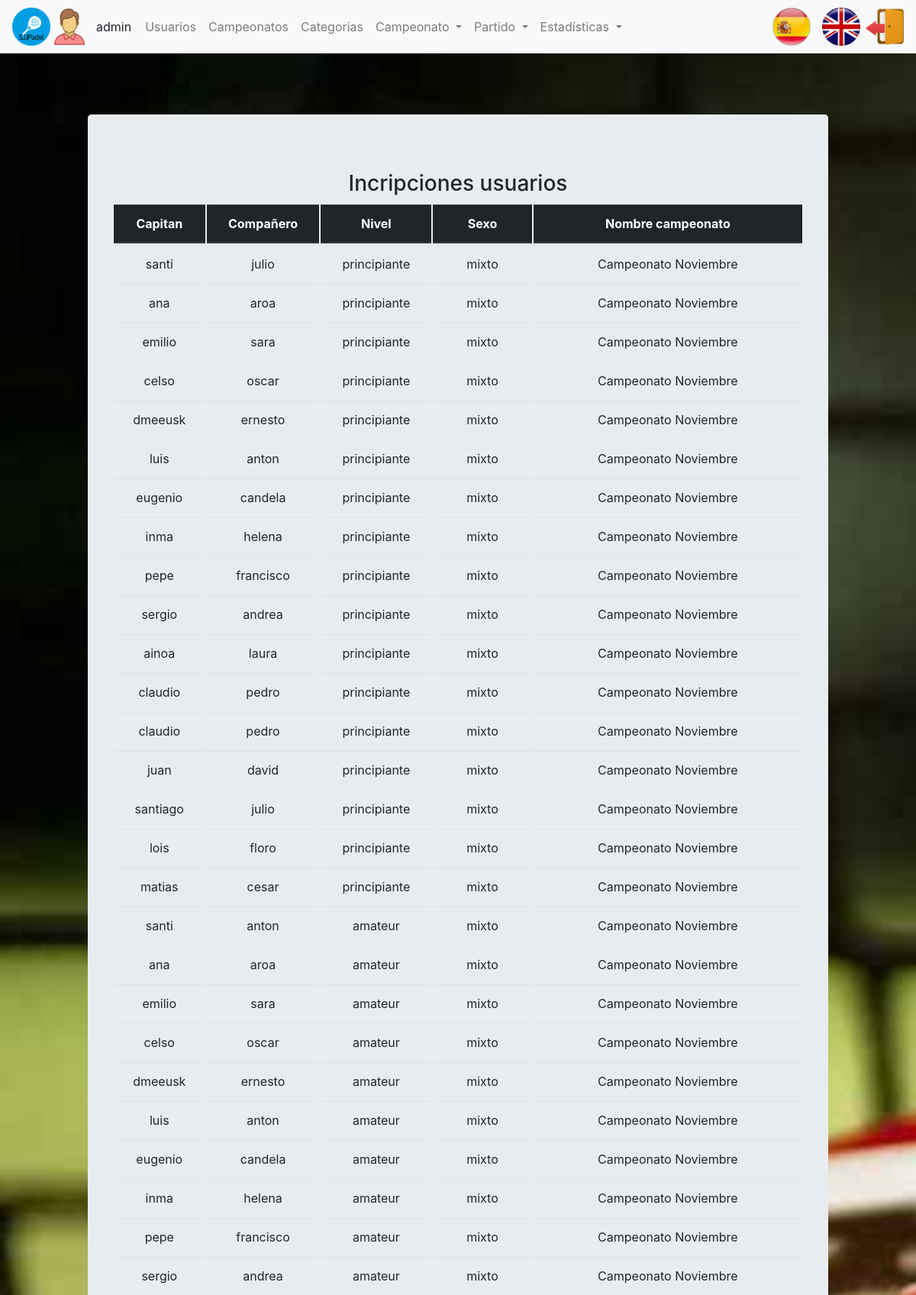
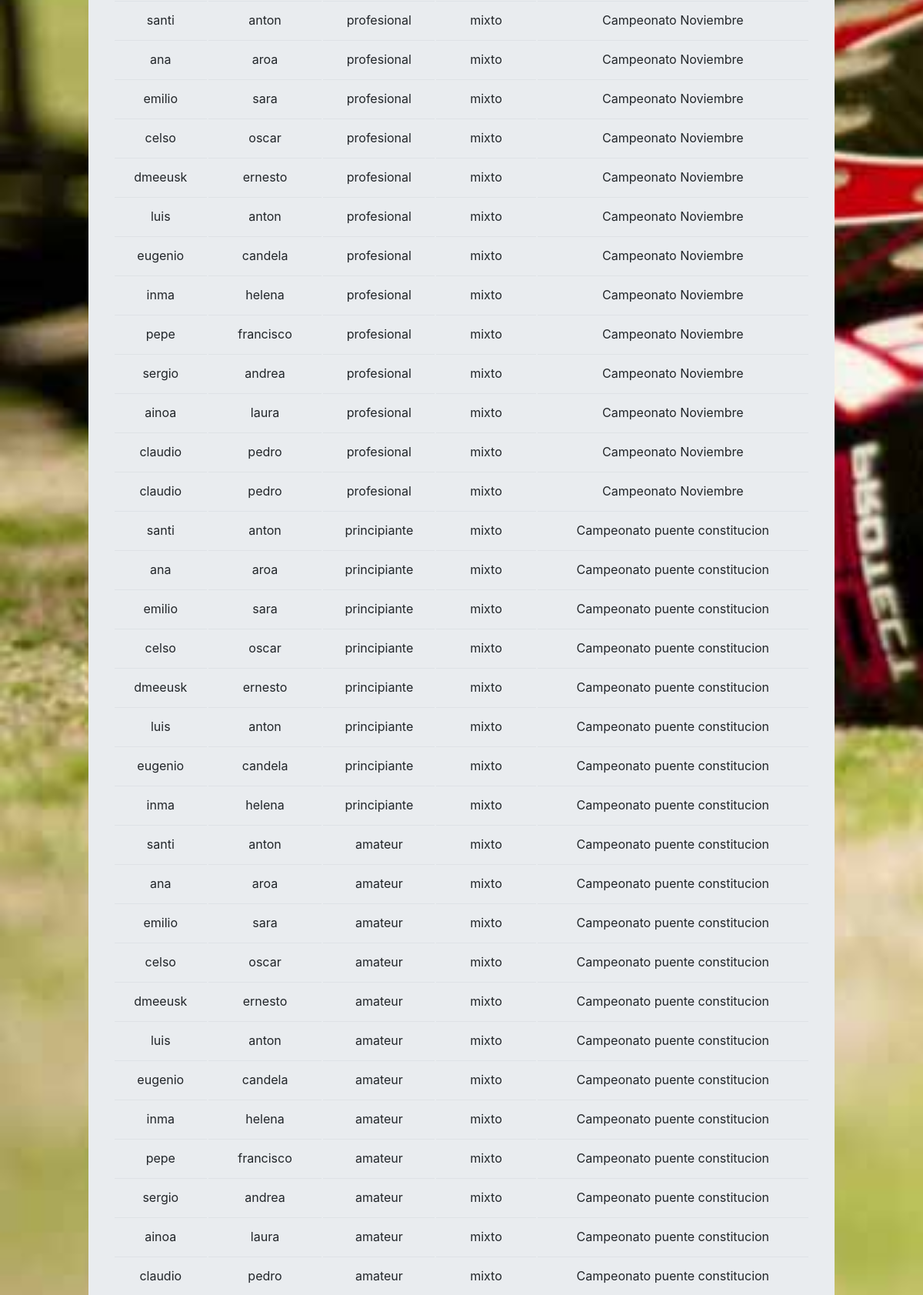
Screenshot of /index.php?controller=championship&action=showallInscriptionAllUsers (signed in, upper part) with the database file from the repository (2 pictures, top to bottom).
### tables this page shows
CREATE TABLE `usuario` (
  `login` varchar(20) NOT NULL,
  `nombre` varchar(20) NOT NULL,
  `apellidos` varchar(45) DEFAULT NULL,
  `pass` varchar(20) DEFAULT NULL,
  `rol` char(1) DEFAULT NULL,
  `genero` varchar(10) DEFAULT NULL
);

CREATE TABLE `campeonato` (
  `idCampeonato` int(11) NOT NULL,
  `fechaInicioInscripcion` date NOT NULL,
  `fechaFinInscripcion` date DEFAULT NULL,
  `fechaInicioCampeonato` date DEFAULT NULL,
  `fechaFinCampeonato` date DEFAULT NULL,
  `nombreCampeonato` varchar(45) DEFAULT NULL,
  `fase` enum('Inscripcion','Grupos','Cuartos','Semifinal','Final') NOT NULL
);

CREATE TABLE `pareja` (
  `idPareja` int(11) NOT NULL,
  `idCapitan` varchar(20) NOT NULL,
  `idCompañero` varchar(20) NOT NULL,
  `idCategoriaCampeonato` int(11) NOT NULL
);

CREATE TABLE `categoria` (
  `idCategoria` int(11) NOT NULL,
  `nivel` varchar(20) NOT NULL,
  `sexo` varchar(20) NOT NULL
);

### core/ViewManager.php (called while the page is built, shortened)
<?php
class ViewManager
{
    private $fragmentContents = array();
    private $variables = array();
    private $currentFragment = self::DEFAULT_FRAGMENT;
    private $layout = "default";
    private function saveCurrentFragment()
    {
        $this->fragmentContents[$this->currentFragment] .= ob_get_contents();
    }
    public function moveToFragment($name)
    {
        $this->currentFragment = $name;
    }
    public function getFragment($fragment, $default = "")
    {
        if (! isset($this->fragmentContents[$fragment])) {
            return $default;
        }
        return $this->fragmentContents[$fragment];
    }
    public function setVariable($varname, $value, $flash = false)
    {
        $this->variables[$varname] = $value;
    }
    public function getVariable($varname, $default = NULL)
    {
        if (! isset($this->variables[$varname])) {
            return $default;
        }
        return $this->variables[$varname];
    }
    public function render($controller, $viewname)
    {
        include (__DIR__ . "/../view/$controller/$viewname.php");
        $this->renderLayout();
    }
    private function renderLayout()
    {
        include (__DIR__ . "/../view/layouts/" . $this->layout . ".php");
    }
    private static $viewmanager_singleton = NULL;
    public static function getInstance()
    {
        if (self::$viewmanager_singleton == null) {
            self::$viewmanager_singleton = new ViewManager();
        }
        return self::$viewmanager_singleton;
    }
}

### controller/ChampionshipController.php (called while the page is built, shortened)
<?php
require_once (__DIR__ . "/../model/InscriptionUserChampionship.php");
require_once (__DIR__ . "/../model/InscriptionUserChampionshipMapper.php");
require_once (__DIR__ . "/../core/ViewManager.php");
require_once (__DIR__ . "/../controller/BaseController.php");
class ChampionshipController extends BaseController
{
    public function __construct()
    {
        parent::__construct();
        $this->inscriptionUserChampionshipMapper = new InscriptionUserChampionshipMapper();
    }
    public function showallInscriptionAllUsers()
    {
        $championships = $this->inscriptionUserChampionshipMapper->getAllInscriptionsInChampionship();
        $this->view->setVariable("championships", $championships);
        $this->view->render("championship", "showallInscriptionAllUsers");
    }
}

### index.php (called while the page is built, shortened)
<?php
function run()
{
    try {
        $controller = loadController($_GET["controller"]);
        $actionName = $_GET["action"];
        $controller->$actionName();
    } catch (Exception $ex) {
        die("An exception occured!!!!!" . $ex->getMessage());
    }
}
function loadController($controllerName)
{
    return new $controllerClassName();
}
run();
?>

### core/I18n.php (called while the page is built, shortened)
<?php
class I18n
{
    private $messages;
    public function setLanguage($language)
    {
        $this->messages = $i18n_messages;
    }
    public function i18n($key)
    {
        if (isset($this->messages[$key])) {
            return $this->messages[$key];
        } else {
            return $key;
        }
    }
    private static $i18n_singleton = null;
    public static function getInstance()
    {
        if (self::$i18n_singleton == NULL) {
            self::$i18n_singleton = new I18n();
        }
        return self::$i18n_singleton;
    }
}
function i18n($key)
{
    return I18n::getInstance()->i18n($key);
}

### model/InscriptionUserChampionship.php (called while the page is built, shortened)
<?php
class InscriptionUserChampionship
{
    private $idCaptain;
    private $idFellow;
    private $level;
    private $sex;
    private $nameChampionship;
    public function __construct($idPartner = NULL, $idCaptain = NULL, $idFellow = NULL, $level = NULL, $sex = NULL, $nameChampionship = NULL)
    {
        $this->idCaptain = $idCaptain;
        $this->idFellow = $idFellow;
        $this->level = $level;
        $this->sex = $sex;
        $this->nameChampionship = $nameChampionship;
    }
    public function getIdCaptain()
    {
        return $this->idCaptain;
    }
    public function getIdFellow()
    {
        return $this->idFellow;
    }
    public function getLevel()
    {
        return $this->level;
    }
    public function getSex()
    {
        return $this->sex;
    }
    public function getNameChampionship()
    {
        return $this->nameChampionship;
    }
}

### model/InscriptionUserChampionshipMapper.php (called while the page is built, shortened)
<?php
require_once (__DIR__ . "/../core/PDOConnection.php");
require_once (__DIR__ . "/../model/InscriptionUserChampionship.php");
class InscriptionUserChampionshipMapper
{
    private $db;
    public function __construct()
    {
        $this->db = PDOConnection::getInstance();
    }
    public function getAllInscriptionsInChampionship()
    {
        $stmt = $this->db->query("SELECT pa.idPareja,pa.idCapitan,pa.idCompañero,cat.nivel,cat.sexo,cam.nombreCampeonato
								FROM campeonato cam,categoria cat,categoriascampeonato cap,pareja pa
								WHERE cam.idCampeonato = cap.idCampeonato AND
      								  cat.idCategoria = cap.idCategoria AND
      								  cap.idCategoriasCampeonato = pa.idCategoriaCampeonato");
        $toret_db = $stmt->fetchAll(PDO::FETCH_ASSOC);
        $inscriptions = array();
        foreach ($toret_db as $datos) {
            array_push($inscriptions, new InscriptionUserChampionship($datos["idPareja"], $datos["idCapitan"], $datos["idCompañero"], $datos["nivel"], $datos["sexo"], $datos["nombreCampeonato"]));
        }
        return $inscriptions;
    }
}

### core/PDOConnection.php (called while the page is built)
<?php
class PDOConnection
{
    private static $dbhost = "localhost";
    private static $dbname = "sjjpadel";
    private static $dbuser = "abp";
    private static $dbpass = "abp";
    private static $db_singleton = null;
    public static function getInstance()
    {
        if (self::$db_singleton == null) {
            self::$db_singleton = new PDO("mysql:host=" . self::$dbhost . ";dbname=" . self::$dbname . ";charset=utf8",
            self::$dbuser, self::$dbpass, array(
                PDO::ATTR_EMULATE_PREPARES => false,
                PDO::ATTR_ERRMODE => PDO::ERRMODE_EXCEPTION
            ));
        }
        return self::$db_singleton;
    }
}
?>

### model/UserMapper.php (called while the page is built, shortened)
<?php
require_once (__DIR__ . "/../core/PDOConnection.php");
class UserMapper
{
    private $db;
    public function __construct()
    {
        $this->db = PDOConnection::getInstance();
    }
    public function getDatos($login)
    {
        $stmt = $this->db->prepare("SELECT * FROM usuario where login=?");
        $stmt->execute(array(
            $login
        ));
        $toret_db = $stmt->fetchAll(PDO::FETCH_ASSOC);
        $user = null;
        foreach ($toret_db as $datos) {
            $user = new User($datos['login'], $datos['nombre'], $datos['apellidos'], $datos['pass'], $datos['rol'], $datos['genero']);
        }
        return $user;
    }
}

### controller/BaseController.php (called while the page is built, shortened)
<?php
require_once (__DIR__ . "/../core/ViewManager.php");
require_once (__DIR__ . "/../core/I18n.php");
require_once (__DIR__ . "/../model/User.php");
require_once (__DIR__ . "/../model/UserMapper.php");
class BaseController
{
    public function __construct()
    {
        if (isset($_SESSION["currentuser"])) {
            $userMapper = new UserMapper();
            $datosUser = $userMapper->getDatos($_SESSION["currentuser"]);
        }
    }
}

### view/championship/showallInscriptionAllUsers.php (the view, shortened to what this page needs)
<?php
require_once (__DIR__ . "/../../core/ViewManager.php");
$view = ViewManager::getInstance();
$championships = $view->getVariable("championships");
$cabecera = array(
    "Captain",
    "Fellow",
    "Level",
    "Sex",
    "Name championship"
);
?>
<h3><?= i18n("Inscriptions users"); ?></h3>
<table class="table">
	<thead class="thead-dark">
		<tr>
      <?php foreach( $cabecera as $valor ) { ?>
        <th scope="col">
          <?php echo i18n( $valor ); ?>
        </th>
      <?php } ?>
    </tr>
	</thead>
	<tbody>
      <?php foreach( $championships as $championship ) {  ?>
        <tr>
			<td>
              <?php echo $championship->getIdCaptain() ; ?>
            </td>
			<td>
              <?php echo $championship->getIdFellow() ; ?>
            </td>
			<td>
              <?php echo $championship->getLevel() ; ?>
            </td>
			<td>
              <?php echo $championship->getSex() ; ?>
            </td>
			<td>
              <?php echo $championship->getNameChampionship() ; ?>
            </td>
		</tr>
      <?php } ?>
  </tbody>
</table>

### view/layouts/default.php (shortened to what this page needs)
<?php
$view = ViewManager::getInstance();
$currentuser = $view->getVariable("currentusername");
$currentGender = $view->getVariable("currentGender");
$currentRol = $view->getVariable("currentRol");
?>
<!DOCTYPE html>
<html lang="en">
<head>
<link rel="stylesheet"
	href="https://maxcdn.bootstrapcdn.com/bootstrap/4.0.0/css/bootstrap.min.css"
>
<link rel="stylesheet"
	href="https://use.fontawesome.com/releases/v5.5.0/css/all.css"
>
	<link rel="stylesheet" href="css/style.css" type="text/css">
</head>
<body>
	<div class="contenedor">
		<nav class="navbar navbar-expand-lg navbar-light bg-light">
			<img class="img-circle icono" src="images/icono.png">
		<?php if (isset($currentuser)): ?>
			<img class="icono" src="images/<?php echo $currentGender; ?>.png"> <span
				class="username">
				<?= sprintf(i18n("%s"), $currentuser) ?>
			</span>
		<?php endif ?>
			<div class="collapse navbar-collapse" id="navbarSupportedContent">
				<ul class="navbar-nav mr-auto">
				<?php if($currentRol == 'a'): ?>
					<li class="nav-item"><a class="nav-link"
						href="index.php?controller=users&amp;action=showall"><?= i18n("Users") ?></a>
					</li>
				<?php endif ?>
				<?php if($currentRol == 'a'): ?>
					<li class="nav-item"><a class="nav-link"
						href="index.php?controller=championship&amp;action=showall"><?= i18n("Championships") ?></a>
					</li>
				<?php endif ?>
				<?php if($currentRol == 'a'): ?>
					<li class="nav-item"><a class="nav-link"
						href="index.php?controller=category&amp;action=showall"><?= i18n("Categories") ?></a>
					</li>
				<?php endif ?>
				<?php if($currentRol == 'd' || $currentRol == 'a' || $currentRol == 'e'): ?>
					<li class="nav-item dropdown"><a class="nav-link dropdown-toggle"
						href="#" id="navbarDropdown" role="button" data-toggle="dropdown"
						aria-haspopup="true" aria-expanded="false">
							<?php echo i18n("Championship") ?>
						</a>
						</li>
				<?php endif ?>
				<?php if($currentRol == 'd' || $currentRol == 'a' || $currentRol == 'e'): ?>
					<li class="nav-item dropdown"><a class="nav-link dropdown-toggle"
						href="#" id="navbarDropdown" role="button" data-toggle="dropdown"
						aria-haspopup="true" aria-expanded="false">
							<?php echo i18n("Match") ?>
						</a>
						</li>
					<li class="nav-item dropdown"><a class="nav-link dropdown-toggle"
						href="#" id="navbarDropdown" role="button" data-toggle="dropdown"
						aria-haspopup="true" aria-expanded="false">
							<?php echo i18n("Statistics") ?>
						</a>
						</li>
				<?php endif ?>
				</ul>
			</div>
			<li class="nav-item">
			<?php include(__DIR__."/language_select_element.php"); ?>
		</li>
			<li class="nav-item">
			<?php if (isset($currentuser)): ?>
				<a href="index.php?controller=users&amp;action=logout"> <img
					src="images/salir.png" class="rounded icono"
					alt="Im�genes responsive">
			</a>
				<?php endif ?>
			</li>
		</nav>
		<div class="container">
			<div class="jumbotron">
				<?= $view->getFragment(ViewManager::DEFAULT_FRAGMENT) ?>
			</div>
		</div>
	</div>
</body>
</html>

### css/style.css (style rules this page uses)
body { width: 100%; height: 100%; }
.contenedor { background: url('../images/padel.jpg'); background-size: cover; background-attachment: fixed; }
ul, li { list-style: none; }
.icono { width: 50px; height: 50px; }
table { border-collapse: inherit; }
.container { margin: 0 auto; max-width: 1000px; }
.jumbotron { margin: 80px 0; text-align: center; }
.username { margin-left: 10px; margin-right: 10px; }

### rows the page displays
usuario: genero (picture)
campeonato: pareja.idCapitan "santi", pareja.idCompañero "julio", categoria.nivel "principiante", categoria.sexo "mixto", nombreCampeonato "Campeonato Noviembre", pareja.idCapitan "ana", pareja.idCompañero "aroa", pareja.idCapitan "emilio", pareja.idCompañero "sara", pareja.idCapitan "celso", pareja.idCompañero "oscar", pareja.idCapitan "dmeeusk", pareja.idCompañero "ernesto", pareja.idCapitan "luis", pareja.idCompañero "anton", pareja.idCapitan "eugenio", pareja.idCompañero "candela", pareja.idCapitan "inma", pareja.idCompañero "helena", pareja.idCapitan "pepe", pareja.idCompañero "francisco", pareja.idCapitan "sergio", pareja.idCompañero "andrea", pareja.idCapitan "ainoa", pareja.idCompañero "laura", pareja.idCapitan "claudio", pareja.idCompañero "pedro", pareja.idCapitan "juan", pareja.idCompañero "david", pareja.idCapitan "santiago", pareja.idCapitan "lois", pareja.idCompañero "floro", pareja.idCapitan "matias", pareja.idCompañero "cesar", categoria.nivel "amateur", categoria.nivel "profesional"
campeonato: pareja.idCapitan "santi", pareja.idCompañero "anton", categoria.nivel "principiante", categoria.sexo "mixto", nombreCampeonato "Campeonato puente constitucion", pareja.idCapitan "ana", pareja.idCompañero "aroa", pareja.idCapitan "emilio", pareja.idCompañero "sara", pareja.idCapitan "celso", pareja.idCompañero "oscar", pareja.idCapitan "dmeeusk", pareja.idCompañero "ernesto", pareja.idCapitan "luis", pareja.idCapitan "eugenio", pareja.idCompañero "candela", pareja.idCapitan "inma", pareja.idCompañero "helena", categoria.nivel "amateur", pareja.idCapitan "pepe", pareja.idCompañero "francisco", pareja.idCapitan "sergio", pareja.idCompañero "andrea", pareja.idCapitan "ainoa", pareja.idCompañero "laura", pareja.idCapitan "claudio", pareja.idCompañero "pedro"

### other values shown
sprintf(i18n("%s"), $currentuser) "admin"
i18n("Users") "Usuarios"
i18n("Championships") "Campeonatos"
i18n("Categories") "Categorias"
i18n("Championship") "Campeonato"
i18n("Match") "Partido"
i18n("Statistics") "Estadísticas"
i18n("Inscriptions users") "Incripciones usuarios"
i18n( $valor ) "Capitan"
i18n( $valor ) "Compañero"
i18n( $valor ) "Nivel"
i18n( $valor ) "Sexo"
i18n( $valor ) "Nombre campeonato"
